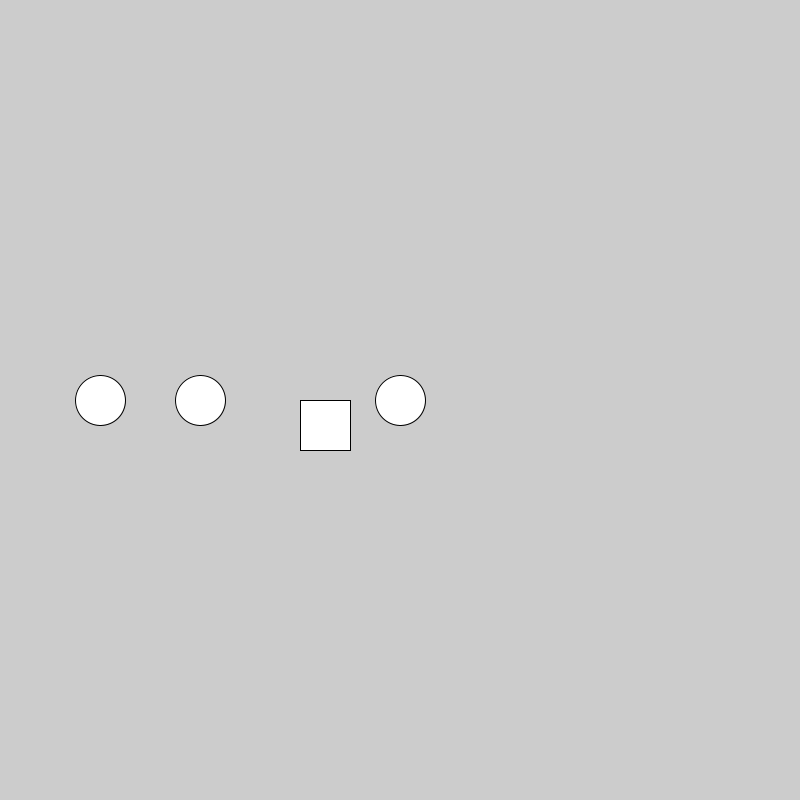
Frame 1 (no input)
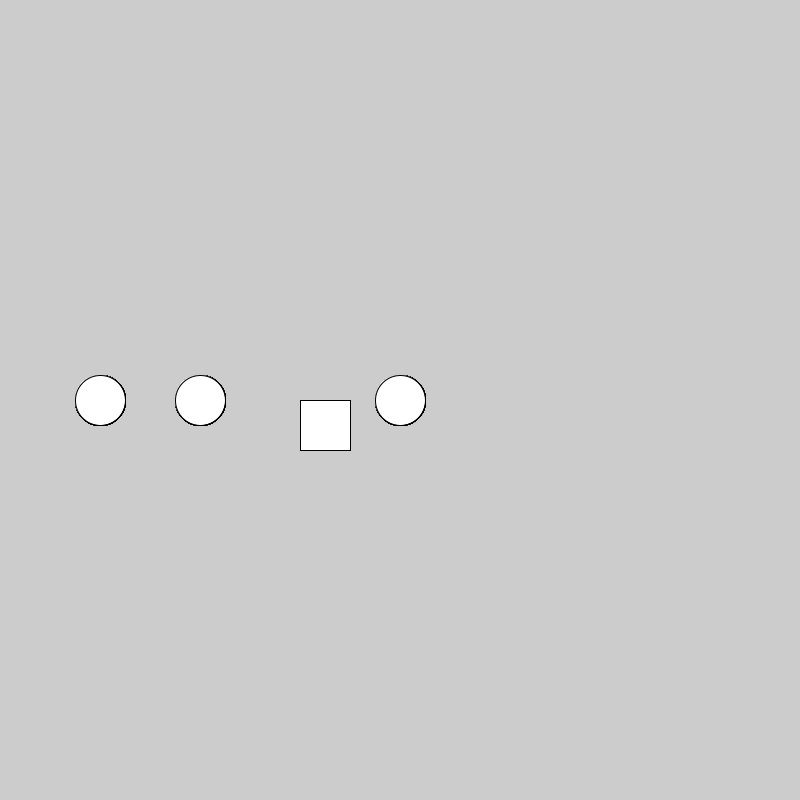
Frame 60 (the mouse pressed at the canvas centre just before this capture)
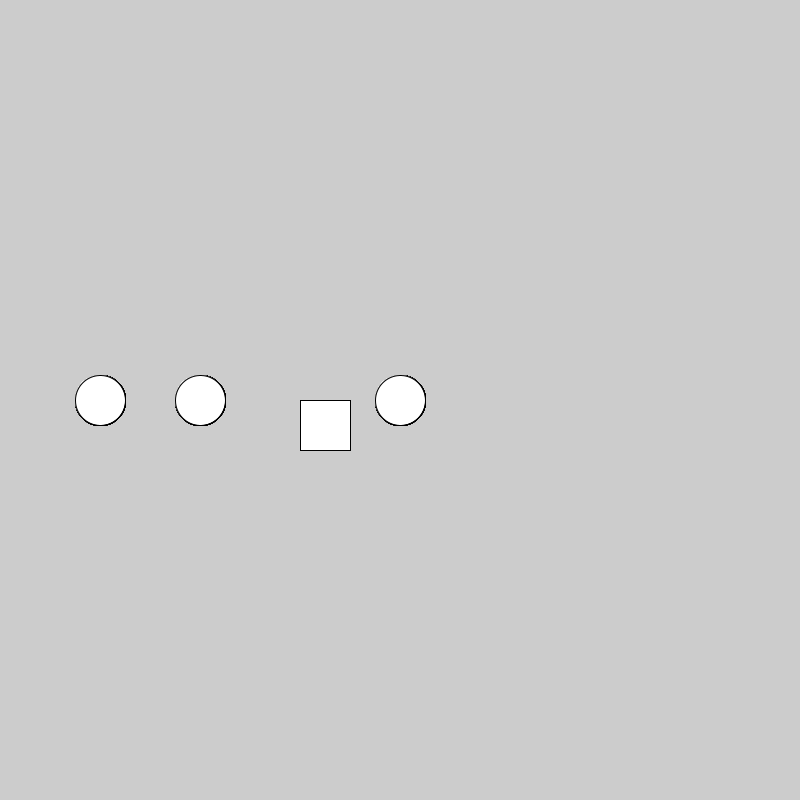
Frame 120 (the mouse held since frame 60 and released just before this capture)

The Processing sketch that drew these frames (run headless with seeded random() and noise(); from frame 60 on, the mouse is pressed at the canvas centre):

// Processing sketch: preg09
// ── preg09.pde
void setup() {
  size(800, 800);
}

void draw() {

  boolean[] m = {true, true, false, true};

  int i = 0;
  while (i<4) {
    
    int x = (i+1)*100;
    
    if (m[i]==true) {
      circle(x, height/2, 50);
    } else {
      rect(x, height/2, 50, 50);
    }
    
    i++;
  }
}
